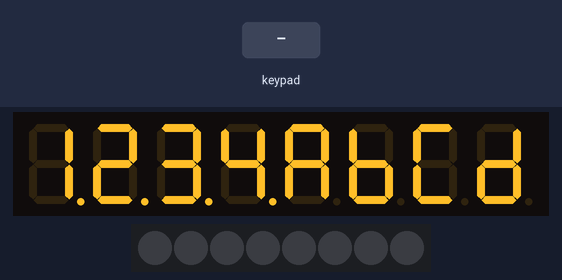
Recording of a sketch running on a simulated Arduino Uno, built with avr-gcc and run on an emulated ATmega328P. Parts: 8-digit seven-segment display, 8 RGB LEDs in strip order, left to right. Inputs (shaded band) come from the test bench.

Above: at 1.2 s.
1.3 s: keypad keys 2 5 pressed 0.4 s apart
At 1.37 s:
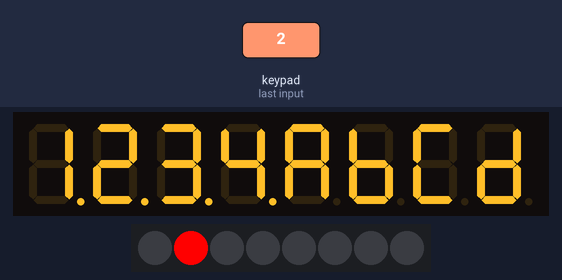
3.6 s: key '1' pressed
At 3.67 s:
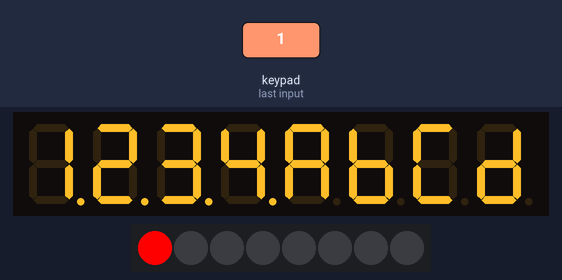
5.2 s: key '3' pressed
At 5.27 s:
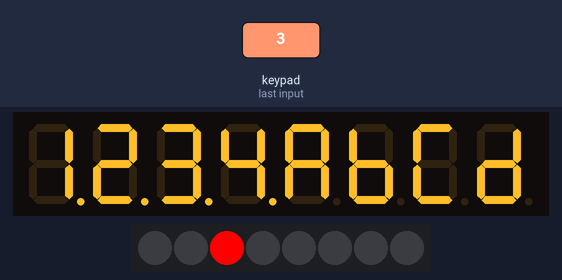
Timing chart, 0 to 8.2 s (numbered marks = the images above; inputs shaded):
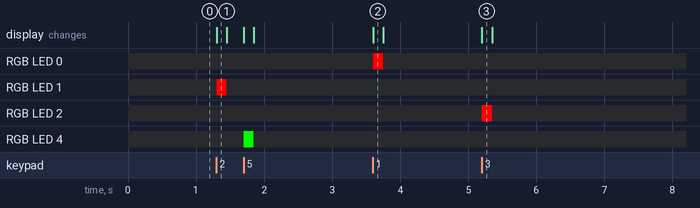

The sketch:

TM1638_Knapper.ino
```cpp
// (licence header left out)
#include <TM1638.h>

// define a module on data pin 8, clock pin 9 and strobe pin 7
TM1638 module(8, 9, 10);

void setup() {
  // display a hexadecimal number and set the left 4 dots
  module.setDisplayToHexNumber(0x1234ABCD, 0xF0);
}

void loop() {
  byte keys = module.getButtons();

  // light the first 4 red LEDs and the last 4 green LEDs as the buttons are pressed
  module.setLEDs(((keys & 0xF0) << 8) | (keys & 0xF));
}
```

Measured:
- after the input at 1.3 s, RGB LED 1: off → RGB(255, 0, 0) at once, → off 0.15 s later; RGB LED 4: off → RGB(0, 255, 0) after 0.40 s, → off 0.15 s later
- after the input at 3.6 s, RGB LED 0: off → RGB(255, 0, 0) at once, → off 0.15 s later
- after the input at 5.2 s, RGB LED 2: off → RGB(255, 0, 0) at once, → off 0.15 s later
